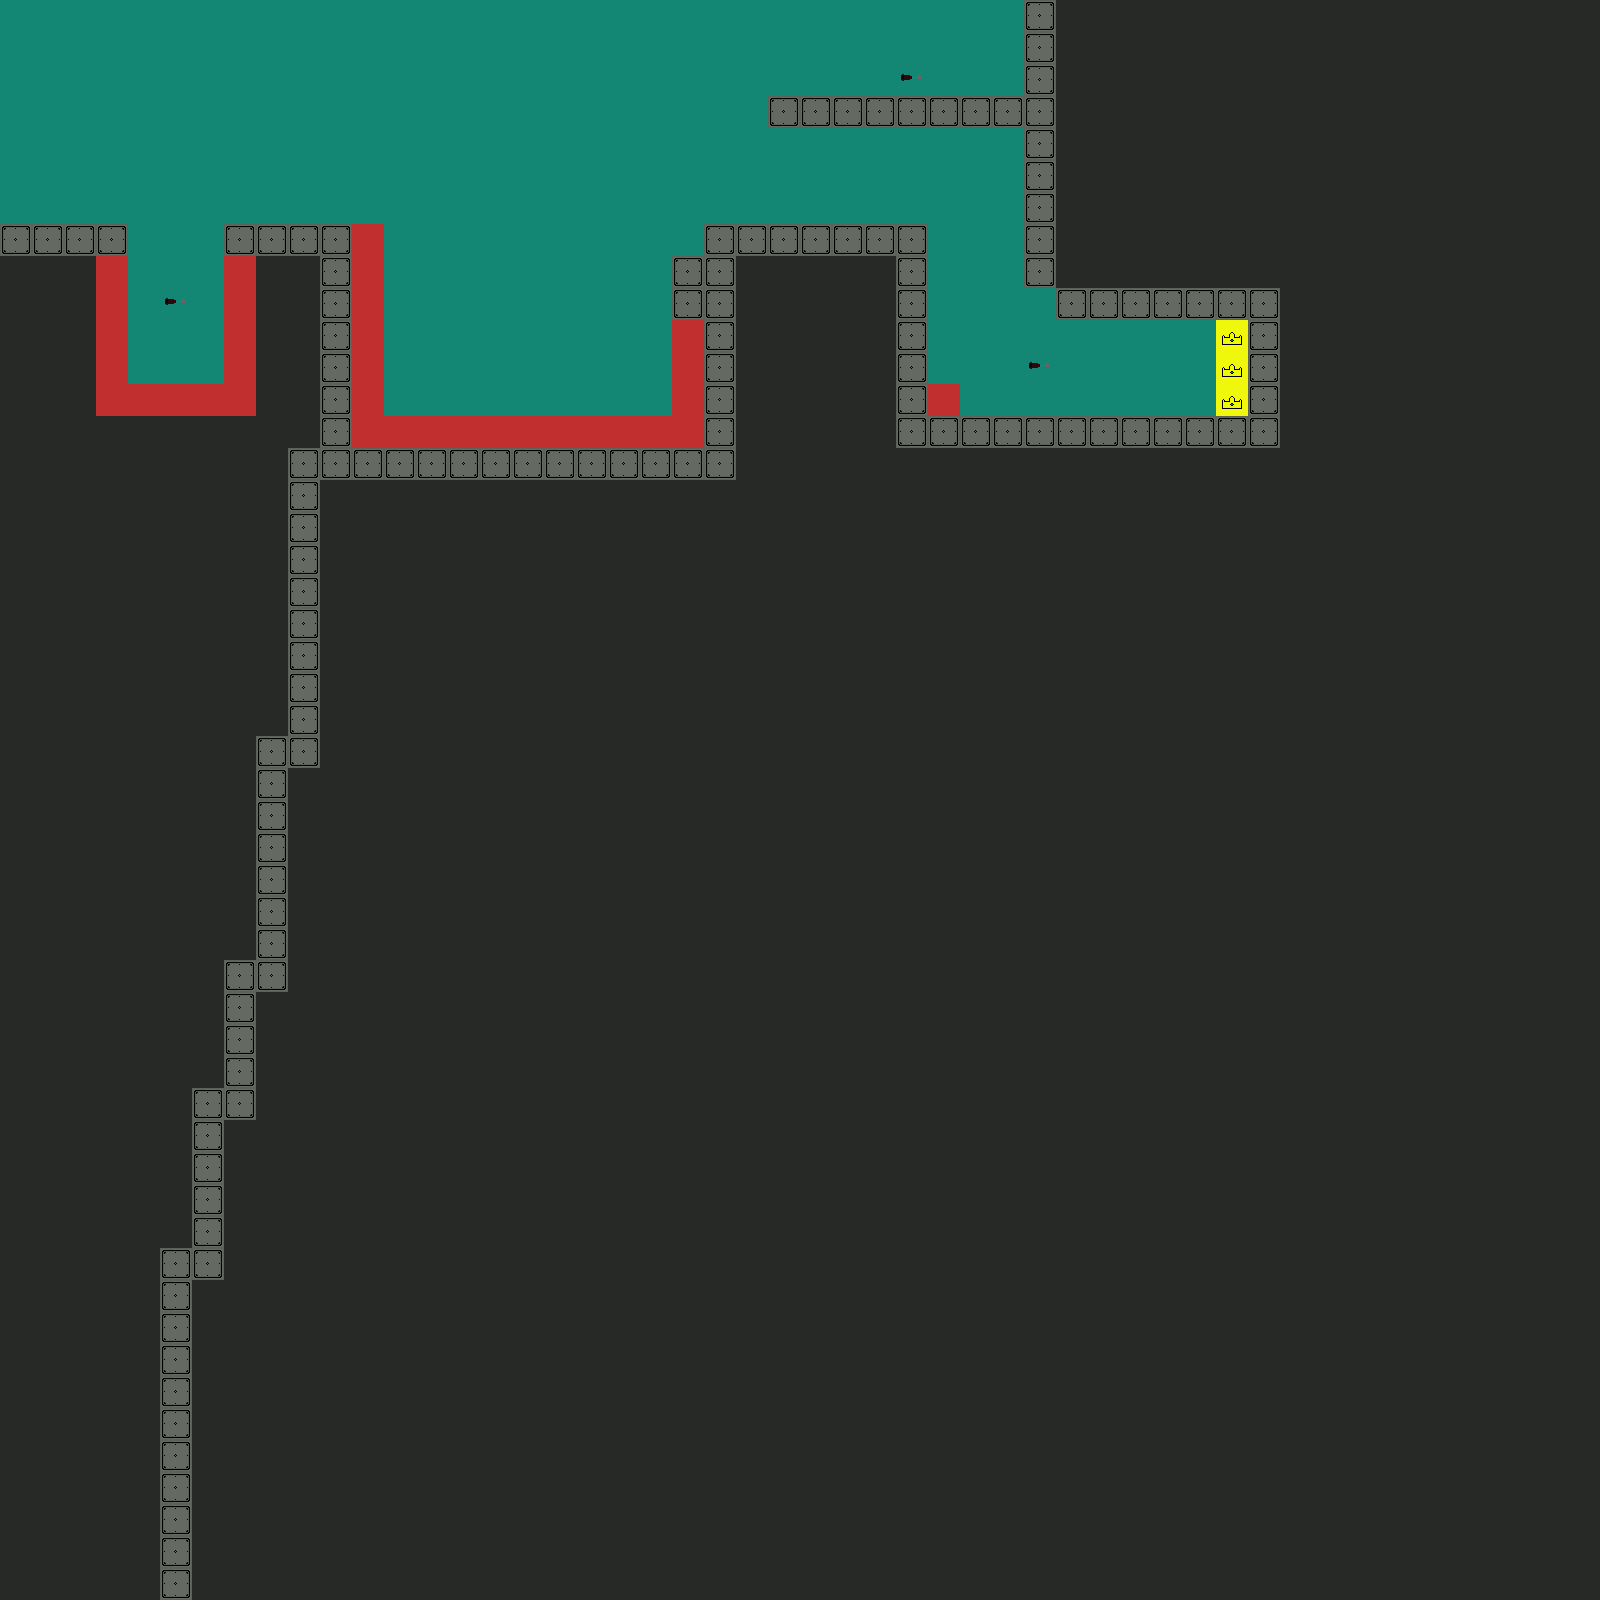

The image is a tile-based game level rendered from a .tmx file. Its description and source (layers, tilesets, objects; grid data summarised) follow:
An orthogonal 50x50 tile map with 32x32 px tiles, 1 tile layer (Tile Layer 1).

<map version="1.0" orientation="orthogonal" width="50" height="50" tilewidth="32" tileheight="32">
 <tileset firstgid="1" name="Tiles" tilewidth="32" tileheight="32">
  <image source="Tiles.png" trans="ff00ff" width="192" height="32" />
 </tileset>
 <layer name="Tile Layer 1" width="50" height="50">
  <data>[2500 cells, 2500 non-empty, 6 distinct tile ids]</data>
 </layer>
</map>
